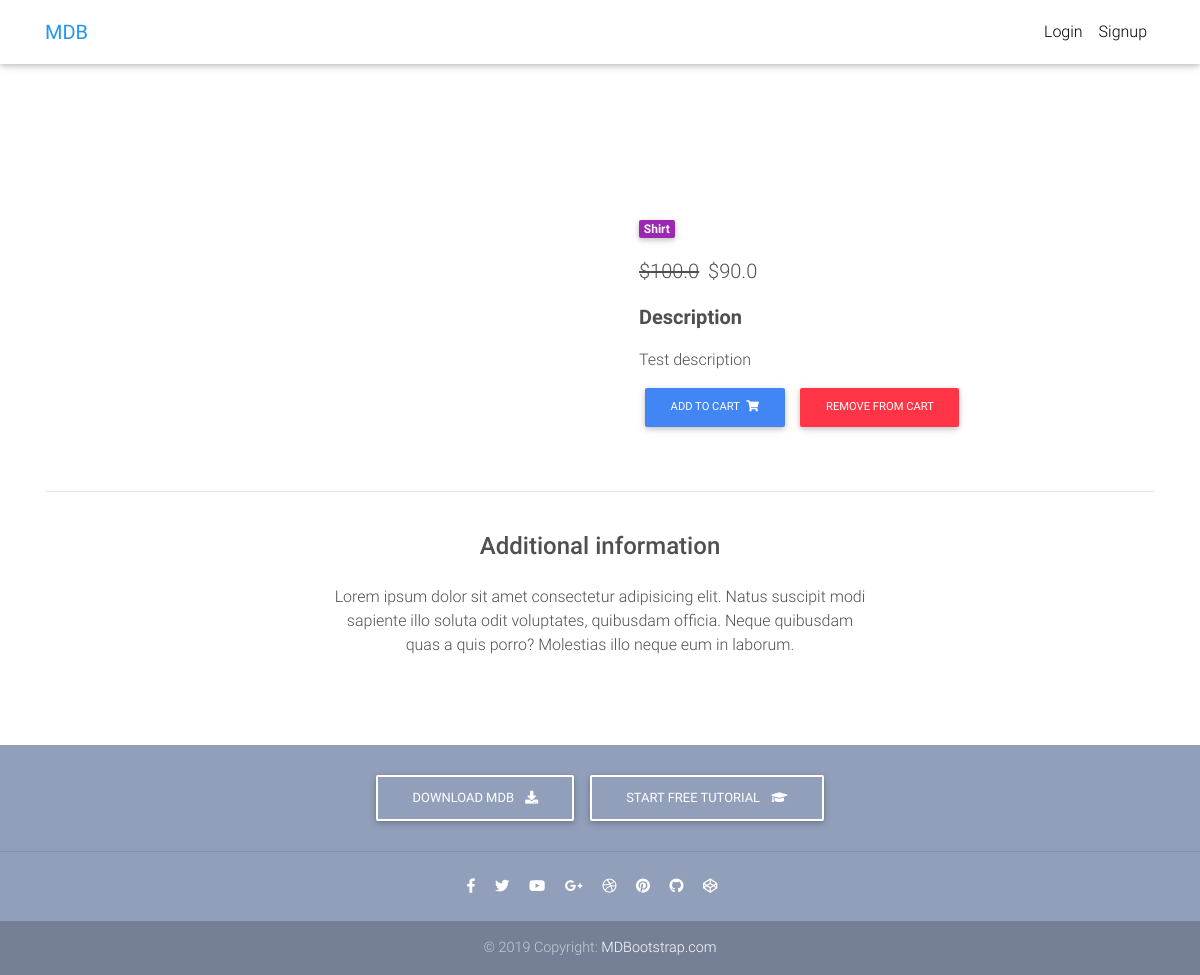
Screenshot of /product/cardigan-1/ with the database file from the repository.
### core/models.py (models this page shows, shortened)
class Item(models.Model):
    title = models.CharField(max_length=100)
    price = models.FloatField()
    discount_price = models.FloatField(blank=True, null=True)
    category = models.CharField(choices=CATEGORY_CHOICES, max_length=2, default="S")
    label  = models.CharField(choices=LABEL_CHOICES, max_length=2, default="P")
    slug = models.SlugField()
    description = models.TextField()
    def get_add_to_cart_url(self):
        return reverse("core:add-to-cart", kwargs={'slug': self.slug})
    def get_remove_from_cart_url(self):
        return reverse("core:remove-from-cart", kwargs={'slug': self.slug})

### core/views.py (the view)
# urls.py: path('product/<slug>/', ItemDetailView.as_view(), name='product'),
class ItemDetailView(DetailView):
    model = Item
    template_name = "product.html"

### templates/product.html (shortened to what this page needs)
{% extends "base.html" %}
{% load cart_template_tags %}
{% block content %}
<main class="mt-5 pt-4">
  <div class="container dark-grey-text mt-5">
    <div class="row wow fadeIn">
      <div class="col-md-6 mb-4">
      </div>
      <div class="col-md-6 mb-4">
        <div class="p-4">
          <div class="mb-3">
            <a href="">
              <span class="badge purple mr-1">{{ object.get_category_display }}</span>
            </a>
          </div>
          <p class="lead">
            {% if object.discount_price %}
            <span class="mr-1">
                <del>${{ object.price }}</del>
              </span>
            <span>${{ object.discount_price }}</span>
            {% else %}
            <span>${{ object.price }}</span>
            {% endif %}
          </p>
          <p class="lead font-weight-bold">Description</p>
          <p>{{ object.description }}</p>
          <a href="{{ object.get_add_to_cart_url }}" class="btn btn-primary btn-md my-0 p">Add to cart
            <i class="fas fa-shopping-cart ml-1"></i>
          </a>
          <a href="{{ object.get_remove_from_cart_url }}" class="btn btn-danger btn-md my-0 p">Remove from cart</a>
        </div>
      </div>
    </div>
    <hr>
    <div class="row d-flex justify-content-center wow fadeIn">
      <div class="col-md-6 text-center">
        <h4 class="my-4 h4">Additional information</h4>
        <p>Lorem ipsum dolor sit amet consectetur adipisicing elit. Natus suscipit modi sapiente illo soluta odit
          voluptates,
          quibusdam officia. Neque quibusdam quas a quis porro? Molestias illo neque eum in laborum.</p>
      </div>
    </div>
    <div class="row wow fadeIn">
      <div class="col-lg-4 col-md-12 mb-4">
      </div>
      <div class="col-lg-4 col-md-6 mb-4">
      </div>
      <div class="col-lg-4 col-md-6 mb-4">
      </div>
    </div>
  </div>
</main>
<footer class="page-footer text-center font-small mt-4 wow fadeIn">
  <div class="pt-4">
    <a class="btn btn-outline-white" href="https://mdbootstrap.com/docs/jquery/getting-started/download/"
       target="_blank"
       role="button">Download MDB
      <i class="fas fa-download ml-2"></i>
    </a>
    <a class="btn btn-outline-white" href="https://mdbootstrap.com/education/bootstrap/" target="_blank" role="button">Start
      free tutorial
      <i class="fas fa-graduation-cap ml-2"></i>
    </a>
  </div>
  <hr class="my-4">
  <div class="pb-4">
    <a href="https://www.facebook.com/mdbootstrap" target="_blank">
      <i class="fab fa-facebook-f mr-3"></i>
    </a>
    <a href="https://twitter.com/MDBootstrap" target="_blank">
      <i class="fab fa-twitter mr-3"></i>
    </a>
    <a href="https://www.youtube.com/watch?v=7MUISDJ5ZZ4" target="_blank">
      <i class="fab fa-youtube mr-3"></i>
    </a>
    <a href="https://plus.google.com/u/0/b/107863090883699620484" target="_blank">
      <i class="fab fa-google-plus-g mr-3"></i>
    </a>
    <a href="https://dribbble.com/mdbootstrap" target="_blank">
      <i class="fab fa-dribbble mr-3"></i>
    </a>
    <a href="https://pinterest.com/mdbootstrap" target="_blank">
      <i class="fab fa-pinterest mr-3"></i>
    </a>
    <a href="https://github.com/mdbootstrap/bootstrap-material-design" target="_blank">
      <i class="fab fa-github mr-3"></i>
    </a>
    <a href="http://codepen.io/mdbootstrap/" target="_blank">
      <i class="fab fa-codepen mr-3"></i>
    </a>
  </div>
  <div class="footer-copyright py-3">
    © 2019 Copyright:
    <a href="https://mdbootstrap.com/education/bootstrap/" target="_blank"> MDBootstrap.com </a>
  </div>
</footer>
{% endblock content %}

### templates/base.html (style rules this page uses)
html, body, header, .carousel { height: 60vh; }

### rows the page displays
Item: category "Shirt", price "100.0", discount_price "90.0", description "Test description"
